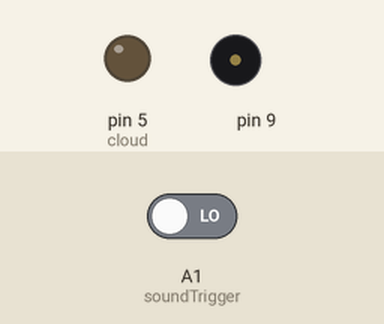
A sketch run on a simulated Arduino Uno, built with avr-gcc and run on an emulated ATmega328P. On the bench: output pins drawn as LEDs (lit = HIGH), buzzer (waves = sounding). The test bench sets the inputs (shaded band); at power-on: A1 (soundTrigger) LOW.

Above: at 1.2 s.
1.3 s: A1 (soundTrigger) driven HIGH
At 2.5 s:
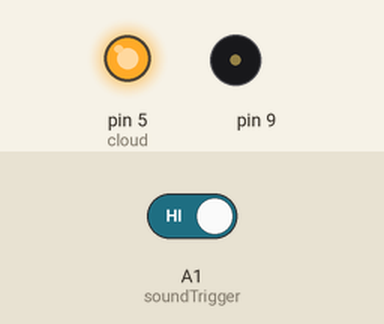
At 5.0 s:
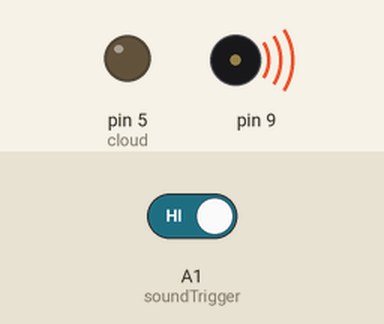
Timing chart, 0 to 10.3 s (numbered marks = the images above; inputs shaded):
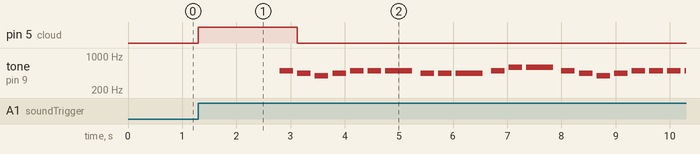

Measured:
- after the input at 1.3 s, pin 5 (cloud): LOW → HIGH at once, → LOW 1.8 s later; tone on pin 9: plays 494 Hz for 0.25 s, 440 Hz for 0.25 s, 392 Hz for 0.25 s, 440 Hz for 0.25 s, 494 Hz for 0.25 s, 494 Hz for 0.25 s … (21 notes in this stretch), starting after 1.5 s

The sketch:

littlebitscrib.ino
```cpp
/*

 littleBits Arduino Module

 Based on Arduino toneMelody sketch:

 littlebits jeopardy theme

 created 17 july 2014


 http://arduino.cc/en/Tutorial/Tone

 modified for littleBits March 2014 by William Brewer


 _Tone Melody_


   What is supposed to happen:

 * Plays the Mary Had A "LittleBits" Lamb theme song using the tone command.


   Circuit:

 * LittleBits arduino

 * LittleBits speaker on digital pin 9 (will not work with buzzer)

 * littleBits cloud

 * LittleBits sound trigger


 This sketch includes the following commands:

 while();

 delay(time);                                   time: milliseconds

 noTone();                                      ends all tones. Must use between tone commands

 tone(pin, frequency, duration);                pin: digital pin 9

                                                frequency: the frequency of the tone in hertz

                                                duration: the duration of the tone in milliseconds


 Additional Notes:

 This sketch also includes two integer arrays named "jeopardy" and "jeopardyDurations".

 Arrays allow you to store multiple values of the same datatype under one name.

 This functionality combined with a for loop makes it easy to write code that refernces a lot of values.


 */


#include "pitches.h"  // tells sketch that library "pitches.h" has information to be used


// notes in mary had a littleBits lamb:

  int jeopardy[] = {

    NOTE_B4, NOTE_A4, NOTE_G4, NOTE_A4,

  NOTE_B4, NOTE_B4, NOTE_B4,

  NOTE_A4, NOTE_A4, NOTE_A4,

  NOTE_B4, NOTE_D5, NOTE_D5,

  NOTE_B4, NOTE_A4, NOTE_G4, NOTE_A4,

  NOTE_B4, NOTE_B4, NOTE_B4, NOTE_B4,

  NOTE_A4, NOTE_A4, NOTE_B4, NOTE_A4,

  NOTE_G4,


  //twinkle twinkle littleBits star

  NOTE_C4, NOTE_C4, NOTE_G4, NOTE_G4,

  NOTE_A4, NOTE_A4, NOTE_G4,

  NOTE_F4, NOTE_F4, NOTE_E4, NOTE_E4,

  NOTE_D4, NOTE_D4, NOTE_C4,

  NOTE_G4, NOTE_G4, NOTE_F4, NOTE_F4,

  NOTE_E4, NOTE_E4, NOTE_D4,

  NOTE_G4, NOTE_G4, NOTE_F4, NOTE_F4,

  NOTE_E4, NOTE_E4, NOTE_D4,
  NOTE_C4, NOTE_C4, NOTE_G4, NOTE_G4,
  NOTE_A4, NOTE_A4, NOTE_G4,

  NOTE_F4, NOTE_F4, NOTE_E4, NOTE_E4,

  NOTE_D4, NOTE_D4, NOTE_C4,


 /*notes in the Jeopardy melody:


  NOTE_C5, NOTE_F5, NOTE_C5, NOTE_F4, NOTE_A4, NOTE_C5, NOTE_F5, NOTE_C5,

  NOTE_C5, NOTE_F5, NOTE_C5, NOTE_F5,

  NOTE_A5, NOTE_G5, NOTE_F5, NOTE_E5, NOTE_D5, NOTE_CS5,

  NOTE_C5, NOTE_F5, NOTE_C5, NOTE_F4, NOTE_A4, NOTE_C5, NOTE_F5, NOTE_C5,

  NOTE_F5, NOTE_D5, NOTE_C5, NOTE_AS4,

  NOTE_A4, NOTE_G4, NOTE_F4

*/

};


// note durations: 4 = quarter note, 8 = eighth note, etc.:

int jeopardyDurations[] = {

  4, 4, 4, 4,

  4, 4, 2,

  4, 4, 2,

  4, 4, 2,

  4, 4, 4, 4,

  4, 4, 4, 4,

  4, 4, 4, 4,

  1,


  //twinkle twinkle littleBits Star note duration:


  4,4,4,4,

  4,4,2,

  4,4,4,4,

  4,4,2,

  4,4,4,4,

  4,4,2,

  4,4,4,4,

  4,4,2,

  4,4,4,4,

  4,4,2,

  4,4,4,4,

  4,4,2,


  /* Jeopardy note durations

  4, 4, 4, 8, 8, 4, 4, 2,

  4, 4, 4, 4,

  3, 8, 8, 8, 8, 8,

  4, 4, 4, 8, 8, 4, 4, 2,

  3, 8, 4, 4,

  4, 4, 2

*/

};

// constants won't change:

const int soundTrigger = A1; //soundtrigger on pin A1:

const int cloud = 5; // cloud on digital pin 5

                    // speaker on digital pin 9


void setup()

{

  pinMode (soundTrigger, INPUT); // tells arduino to make pin A1 an input

  pinMode (cloud, OUTPUT);  //tells arduino to make pin D5 an output

}


void loop()  {


 while (digitalRead(soundTrigger) == HIGH) { // do nothing till soundtrigger goes high

   digitalWrite(cloud, HIGH);  // send high signal to cloud

   delay(1500); // makes sure cloud gets good high signal befor playing melody

  play_jeopardyMelody();  //

 }

}


void play_jeopardyMelody(){

  // iterate over the notes of the melody:

  for (int thisNote = 0; thisNote < (sizeof(jeopardyDurations)/2); thisNote++) {


    // to calculate the note duration, take one second

    // divided by the note type.

    //e.g. quarter note = 1000 / 4, eighth note = 1000/8, etc.

    int jeopardyDuration = 1000/jeopardyDurations[thisNote];

    tone(9, jeopardy[thisNote], jeopardyDuration);


    // to distinguish the notes, set a minimum time between them.
    // the note's duration + 30% seems to work well:

    int pauseBetweenNotes = jeopardyDuration * 1.30;

    delay(pauseBetweenNotes);


    noTone(9); // stop the tone playing:

    digitalWrite(cloud, LOW); // turns signal off

  }

}
```
